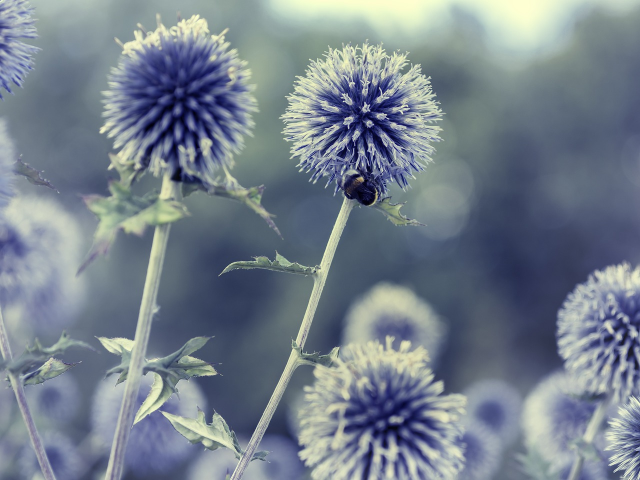
#> input picture prasun/LAB_03/lenna.jpg, 1280 x 960 px, found by its file name (shown at 1/2 size)
$ python qn_no_2.py
#> lines starting #> are read from the running program, lines starting #| are printed output that depends on the picture
from PIL import Image
import numpy as np

img = Image.open('prasun/LAB_03/lenna.jpg')
#> img is the input picture: PIL image 1280x960 RGB; mean R, G, B 117.5, 128.4, 140.6
img_array = np.array(img)
cropped_array = img_array[100:600, 100:600]
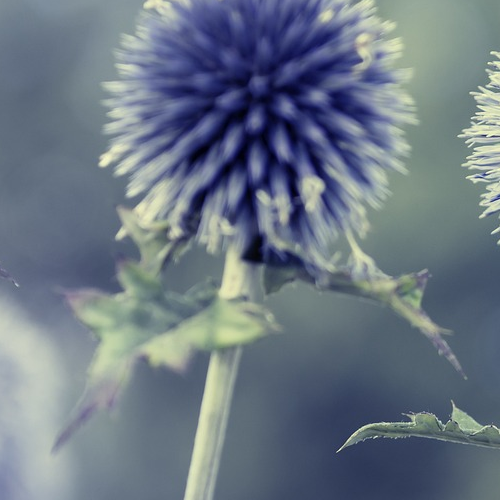
#> cropped_array: shape (500, 500, 3); mean R, G, B 107.4, 119.3, 132.4
cropped_img = Image.fromarray(cropped_array)
cropped_img.show()

$ run again, with prasun/LAB_03/boat.jpg copied over prasun/LAB_03/lenna.jpg
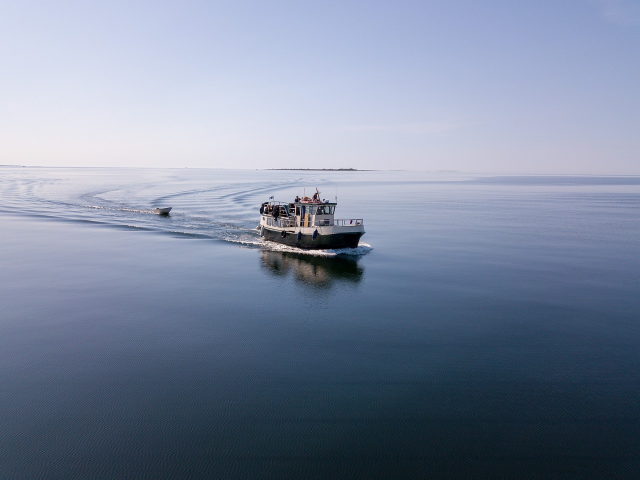
#> input picture prasun/LAB_03/boat.jpg, 1280 x 959 px, found by its file name (shown at 1/2 size)
#> img is the input picture: PIL image 1280x959 RGB; mean R, G, B 124, 135.5, 157.3
#> `cropped_array = img_array[100:600, 100:600]`:
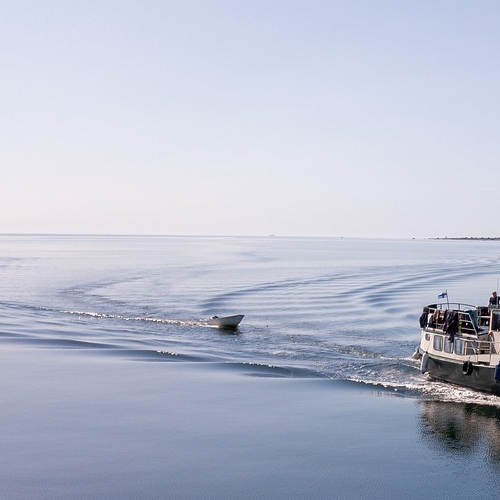
#> cropped_array: shape (500, 500, 3); mean R, G, B 183.2, 188.8, 206.5
